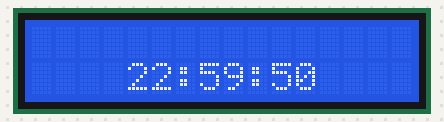
Bench run of a sketch on a simulated Arduino Uno, built with avr-gcc and run on an emulated ATmega328P. Parts: 16×2 character LCD.

Above: at 0.1 s.
At 4.1 s:
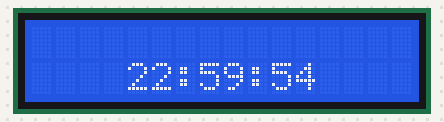
At 9.1 s:
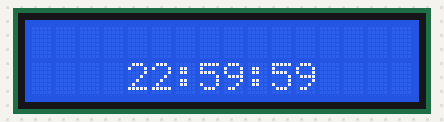
At 19.1 s:
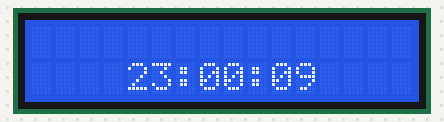
At 28.2 s:
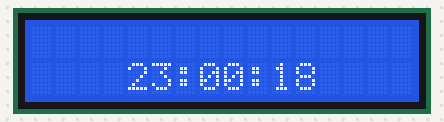
At 38.2 s:
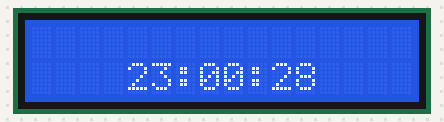

Measured:
- what the display in image 1 shows lasts 1.0 s, from 4.1 s to 5.1 s

The sketch:

TP2.3.ino
```cpp
// TODO Ordonner initialisaion de l'heure et
// Inclu la librairie LiquidCrystal qui permet de controler l'écran
#include <LiquidCrystal.h>

//  Réglages de LiquidCristal par rapport aux pins utilisés
LiquidCrystal lcd(12, 11, 5, 4, 3, 2);

void setup() {
	// Initialise un écran de 2 lignes de 16 caractères
  lcd.begin(16, 2);
}

void loop() {
	// Initialise l'heure à 22h59m50 et le décalage à 4 characères
  int heure = 22, minutes = 59, secondes = 50, line = 4;
  while(1)
  {
    lcd.setCursor(line, 1);
    if(heure < 10)
    {
      lcd.print(0);
    }
    lcd.print(heure);
    lcd.print(":");
        if(minutes < 10)
    {
      lcd.print(0);
    }
    lcd.print(minutes);
    lcd.print(":");
        if(secondes < 10)
    {
      lcd.print(0);
    }
    lcd.print(secondes);
    delay(1000);
    secondes++;
    if(secondes > 59)
    {
      secondes = 0;
      minutes++;
    }

    if(minutes > 59)
    {
      minutes = 0;
      heure++;
    }

    if(heure > 23)
    {
      minutes = secondes = heure = 0;
    }
  }
  lcd.clear();
}
```
